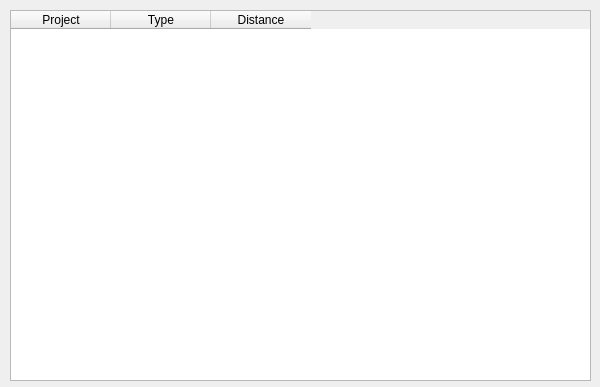
<?xml version="1.0" encoding="UTF-8"?>
<ui version="4.0">
 <class>dlgImpacts</class>
 <widget class="QDialog" name="dlgImpacts">
  <property name="geometry">
   <rect>
    <x>0</x>
    <y>0</y>
    <width>600</width>
    <height>387</height>
   </rect>
  </property>
  <property name="windowTitle">
   <string>Impacts Table</string>
  </property>
  <widget class="QTableWidget" name="tblImpacts">
   <property name="geometry">
    <rect>
     <x>10</x>
     <y>10</y>
     <width>581</width>
     <height>371</height>
    </rect>
   </property>
   <property name="alternatingRowColors">
    <bool>true</bool>
   </property>
   <column>
    <property name="text">
     <string>Project</string>
    </property>
   </column>
   <column>
    <property name="text">
     <string>Type</string>
    </property>
   </column>
   <column>
    <property name="text">
     <string>Distance</string>
    </property>
   </column>
  </widget>
 </widget>
 <resources/>
 <connections/>
</ui>
